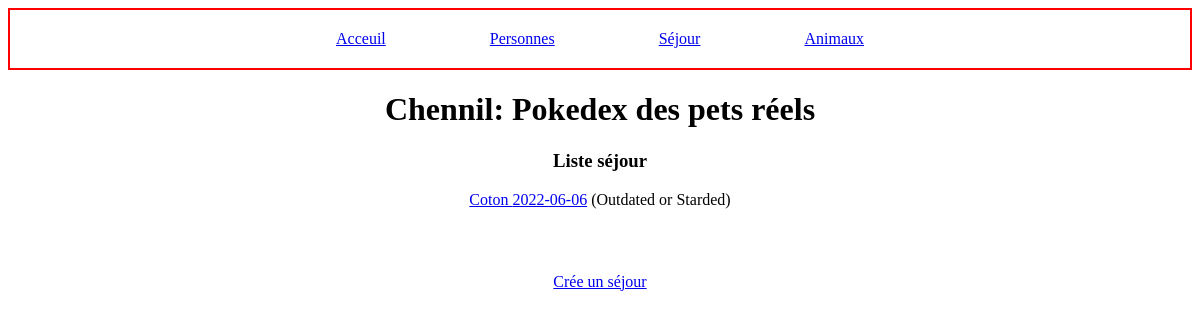
The page /boarding on the database as committed earlier.
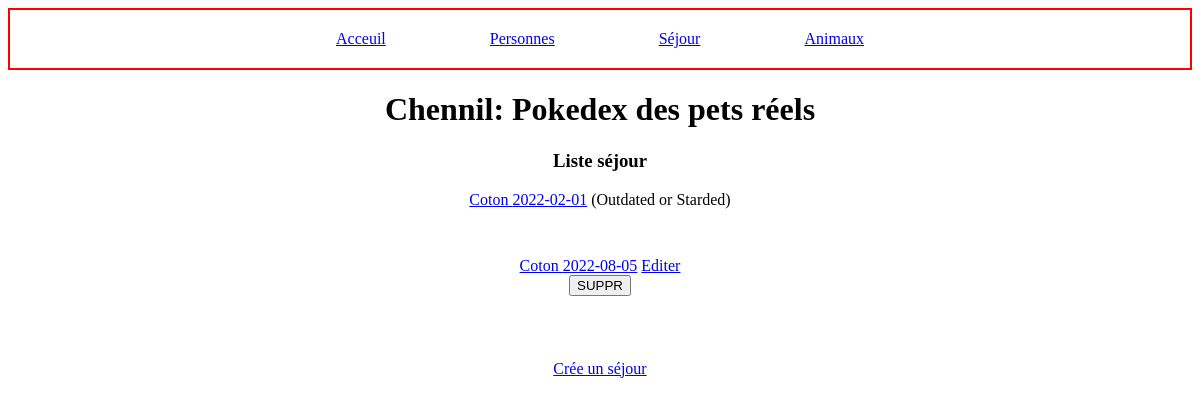
The same page on the database as committed later.
### tables this page shows
CREATE TABLE IF NOT EXISTS `t_boardings` (
  `id` int(11) NOT NULL AUTO_INCREMENT,
  `startDate_boarding` date NOT NULL,
  `endDate_boarding` date NOT NULL,
  `fk_id_animal` int(11) NOT NULL,
  PRIMARY KEY (`id`),
  KEY `fk_boardings_animals` (`fk_id_animal`)
);

CREATE TABLE IF NOT EXISTS `t_animals` (
  `id` int(11) NOT NULL AUTO_INCREMENT,
  `name_animal` varchar(20) NOT NULL,
  `specie_animal` varchar(20) NOT NULL,
  `gender_animal` tinyint(1) NOT NULL,
  `bday_animal` date NOT NULL,
  `sterilized_animal` tinyint(1) NOT NULL,
  `microship_animal` bigint(15) NOT NULL,
  `fk_id_person` int(11) NOT NULL,
  PRIMARY KEY (`id`),
  UNIQUE KEY `microship_animal` (`microship_animal`),
  KEY `fk_animals_persons` (`fk_id_person`)
);

### Controllers/BoardingController.php (called while the page is built, shortened)
<?php
class BoardingController extends Controller
{
    public function index()
    {
        $dateDay = Parent::getDateDay();
        $boardings = Boarding::all();
        include('../Views/Boardings/listBoarding.php');
    }
}

### Public/index.php (called while the page is built, shortened)
<?php
$router = new Router();
?>

### Models/dao/DAO.php (called while the page is built, shortened)
<?php
abstract class DAO implements DAOInterface {
    protected $db;
    protected $table;
    public function __construct ($table) {
        $this->table = $table;
        $this->db = new PDO('mysql:host=localhost;dbname=chenildp', 'root', '');
        $this->db->setAttribute(PDO::ATTR_ERRMODE, PDO::ERRMODE_EXCEPTION);
    }
    public function fetch ($id) {
        $statement = $this->db->prepare("SELECT * FROM {$this->table} WHERE id =?");
        try {
            $statement->execute([$id]);
            $result = $statement->fetch(PDO::FETCH_ASSOC);
            if ($result) {
                return $this->create($result);
            }
            return false;
        } catch (PDOException $exception) {
            var_dump($exception);
            return false;
        }
    }
    public function fetch_all () {
        $statement = $this->db->prepare("SELECT * FROM {$this->table}");
        try {
            $statement->execute();
            $results = $statement->fetchAll(PDO::FETCH_ASSOC);
            if ($results) {
                $list = array();
                foreach($results as $result) {
                    array_push($list, $this->create($result));
                }
                return $list;
            }
            return false;
        } catch (PDOException $exception) {
            var_dump($exception);
        }
    }
}

### Models/Entities/Entity.php (called while the page is built, shortened)
<?php
abstract class Entity implements EntityInterface {
    public static function find ($id) {
        return (new static::$dao_name())->fetch($id);
    }
    public static function all () {
        return (new static::$dao_name())->fetch_all();
    }
}

### Models/dao/BoardingDAO.php (called while the page is built, shortened)
<?php
class BoardingDAO extends DAO {
    public function create ($data) {
        if (!is_object($data)) {
            return new Boarding(
                isset($data['id']) ? $data['id'] : 0,
                $data['startDate_boarding'],
                $data['endDate_boarding'],
                $data['fk_id_animal']
            );
        }
        return false;
    }
}

### Models/Entities/Boarding.php (called while the page is built, shortened)
<?php
class Boarding extends Entity {
    protected $animal;
    public function __construct ($id, $dateStart, $dateEnd, $animal) {
        $this->id = $id;
        $this->dateStart = $dateStart;
        $this->animal = $animal;
    }
    public function __get ($prop) {
        if (property_exists($this, $prop)) {
            if ($prop == "animal") {
                return $this->animal();
            }
            return $this->$prop;
        }
    }
    protected function animal () {
        $this->animal = Animal::find($this->animal);
        return $this->animal;
    }
}
?>

### Models/dao/AnimalDAO.php (called while the page is built, shortened)
<?php
class AnimalDAO extends DAO{
    public function create ($data) {
        if (!is_object($data)) {
            return new Animal(
                isset($data['id']) ? $data['id'] : 0,
                $data['name_animal'],
                $data['specie_animal'],
                $data['gender_animal'],
                $data['bday_animal'],
                $data['sterilized_animal'],
                $data['microship_animal'],
                $data['fk_id_person']
            );
        }
        return false;
    }
}

### Models/Entities/Animal.php (called while the page is built, shortened)
<?php
class Animal extends Entity {
    public function __construct ($id, $name, $specie, $gender, $bday, $sterilized, $microship, $owner, $boardings = false) {
        $this->name = $name;
    }
    public function __get ($prop) {
        if (property_exists($this, $prop)) {
            return $this->$prop;
        }
    }
}
?>

### Controllers/Controller.php (called while the page is built, shortened)
<?php
abstract class Controller
{
    public function getDateDay(){
        $nfdate = getdate();
        if(strlen($nfdate['mon']) == 1){
            $nfdate['mon'] = '0'.$nfdate['mon'];
        }
        $date = $nfdate['year'].'-'.$nfdate['mon'].'-'.$nfdate['mday'];
        return $date;
    }
}
?>

### Views/Boardings/listBoarding.php (the view, shortened to what the changed rows need)
<!DOCTYPE html>
<html lang="fr">
<head>
    <link href="/css/css.css" rel="stylesheet">
</head>
<body>
    <div class="title">
        <h1>Chennil: Pokedex des pets réels</h1>
    </div>
    <div class=container>
    <?php if (isset($boardings) && !empty($boardings)) : ?>
        <ul>
            <?php foreach ($boardings as $boarding) : ?>
                <li class=data><a href="/boarding/show/<?= $boarding->id; ?>"><?= $boarding->animal->name; ?> <?= $boarding->dateStart ?></a><?php if($boarding->dateStart <= $dateDay){ ?> (Outdated or Starded)<?php } ?>
                <?php if(!($boarding->dateStart <= $dateDay)){ ?>
                    <a href="/boarding/edit/<?= $boarding->id; ?>">Editer</a>
                    <form action="/boarding/destroy" method="POST">
                        <input type="submit" value="SUPPR"><?php } ?>
                    </form>
                </li></br>
            <?php endforeach; ?>
        </ul>
    <?php endif; ?>
    </div>
</body>
</html>

Rows that differ between the two databases and show on the page:
removed t_boardings: fk_id_animal.name_animal "Coton", startDate_boarding "2022-06-06", shows "(Outdated or Starded)"
added t_boardings: fk_id_animal.name_animal "Coton", startDate_boarding "2022-02-01", shows "(Outdated or Starded)"
added t_boardings: fk_id_animal.name_animal "Coton", startDate_boarding "2022-08-05"
